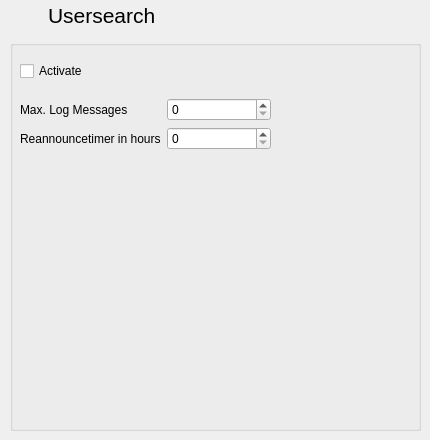
      <widget class="QWidget" name="usersearch_Page">
       <widget class="QWidget" name="layoutWidget_6">
        <property name="geometry">
         <rect>
          <x>10</x>
          <y>0</y>
          <width>153</width>
          <height>31</height>
         </rect>
        </property>
        <layout class="QGridLayout" name="gridLayout_5">
         <item row="0" column="0">
          <widget class="QLabel" name="label_27">
           <property name="maximumSize">
            <size>
             <width>32</width>
             <height>32</height>
            </size>
           </property>
           <property name="pixmap">
            <pixmap resource="resourcen.qrc">:/icons/add_user.png</pixmap>
           </property>
          </widget>
         </item>
         <item row="0" column="1">
          <widget class="QLabel" name="label_28">
           <property name="text">
            <string>&lt;!DOCTYPE HTML PUBLIC &quot;-//W3C//DTD HTML 4.0//EN&quot; &quot;http://www.w3.org/TR/REC-html40/strict.dtd&quot;&gt;
&lt;html&gt;&lt;head&gt;&lt;meta name=&quot;qrichtext&quot; content=&quot;1&quot; /&gt;&lt;style type=&quot;text/css&quot;&gt;
p, li { white-space: pre-wrap; }
&lt;/style&gt;&lt;/head&gt;&lt;body style=&quot; font-family:'DejaVu Sans'; font-size:9pt; font-weight:400; font-style:normal;&quot;&gt;
&lt;p style=&quot; margin-top:12px; margin-bottom:12px; margin-left:0px; margin-right:0px; -qt-block-indent:0; text-indent:0px;&quot;&gt;&lt;span style=&quot; font-family:'MS Shell Dlg 2'; font-size:16pt;&quot;&gt;Usersearch&lt;/span&gt;&lt;/p&gt;&lt;/body&gt;&lt;/html&gt;</string>
           </property>
          </widget>
         </item>
        </layout>
       </widget>
       <widget class="QGroupBox" name="groupBox_20">
        <property name="geometry">
         <rect>
          <x>10</x>
          <y>40</y>
          <width>411</width>
          <height>391</height>
         </rect>
        </property>
        <property name="title">
         <string/>
        </property>
        <widget class="QWidget" name="layoutWidget_16">
         <property name="geometry">
          <rect>
           <x>10</x>
           <y>10</y>
           <width>251</width>
           <height>111</height>
          </rect>
         </property>
         <layout class="QVBoxLayout" name="verticalLayout">
          <item>
           <widget class="QCheckBox" name="check_UserSearchEnable">
            <property name="enabled">
             <bool>true</bool>
            </property>
            <property name="text">
             <string>Activate</string>
            </property>
           </widget>
          </item>
          <item>
           <layout class="QGridLayout" name="gridLayout_7">
            <item row="0" column="0">
             <widget class="QLabel" name="label_31">
              <property name="text">
               <string>Max. Log Messages</string>
              </property>
             </widget>
            </item>
            <item row="0" column="1">
             <widget class="QSpinBox" name="spinBox_MaxLogMessagesUserSearch"/>
            </item>
            <item row="1" column="0">
             <widget class="QLabel" name="label_32">
              <property name="text">
               <string>Reannouncetimer in hours</string>
              </property>
             </widget>
            </item>
            <item row="1" column="1">
             <widget class="QSpinBox" name="spinBox_ReAnnouncingUserSearch"/>
            </item>
           </layout>
          </item>
         </layout>
        </widget>
       </widget>
      </widget>
